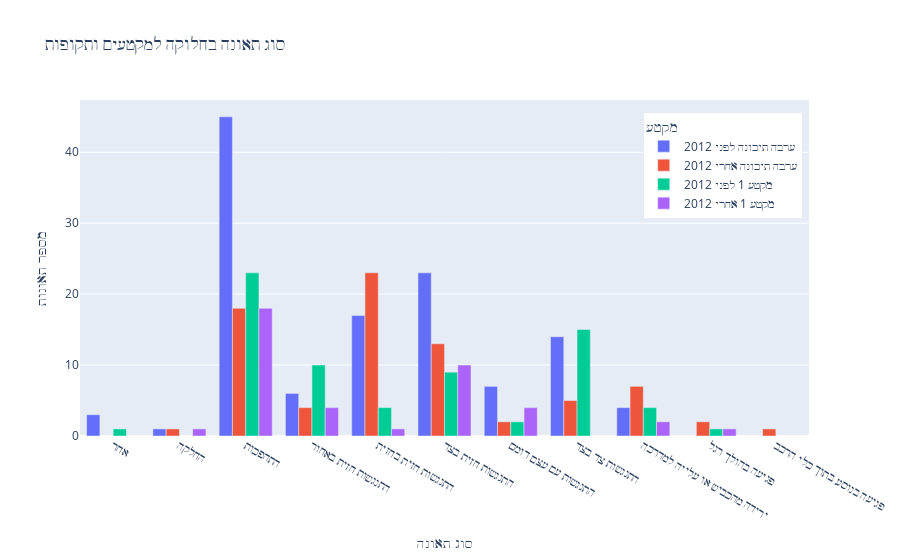

Source (notebook cell):
### Code cell
fig = (
    df_90.replace({'section_time':{
            'not_extended_before_2012': 'ערבה תיכונה לפני 2012',
            'not_extended_after_2012': 'ערבה תיכונה אחרי 2012',
            'phase_1_before_2012': 'מקטע 1 לפני 2012',
            'phase_1_after_2012': 'מקטע 1 אחרי 2012'
    }})
    >> filter(_.part!='phase_2')
    >> group_by(_.section_time)
    >> count(_.accident_type)
    >> pipe(lambda x: px.bar(x, x='accident_type', y='n', color='section_time', barmode='group',
        title='סוג תאונה בחלוקה למקטעים ותקופות', labels={'accident_type':'סוג תאונה', 'n': 'מספר תאונות',
        'section_time': 'מקטע'},
        category_orders={'section_time': ['ערבה תיכונה לפני 2012', 'ערבה תיכונה אחרי 2012', 'מקטע 1 לפני 2012', 'מקטע 1 אחרי 2012']}),
        )
)

fig.update_layout(
    legend=dict(
        yanchor='top',
        y=0.96,
        xanchor='right',
        x=0.99
    )
)
fig.show()

### Figure 1 — Plotly figure (JSON) as saved in the notebook; plotly's stock layout.template omitted (floating-point values rounded to 4 significant figures)
{"data": [{"alignmentgroup": "True", "hovertemplate": "מקטע=ערבה תיכונה לפני 2012<br>סוג תאונה=%{x}<br>מספר תאונות=%{y}<extra></extra>", "legendgroup": "ערבה תיכונה לפני 2012", "marker": {"color": "#636efa", "pattern": {"shape": ""}}, "name": "ערבה תיכונה לפני 2012", "offsetgroup": "ערבה תיכונה לפני 2012", "orientation": "v", "showlegend": true, "textposition": "auto", "type": "bar", "x": ["אחר", "החלקה", "התהפכות", "התנגשות חזית באחור", "התנגשות חזית בחזית", "התנגשות חזית בצד", "התנגשות עם עצם דומם", "התנגשות צד בצד", "ירידה מהכביש או עלייה למדרכה"], "xaxis": "x", "y": [3, 1, 45, 6, 17, 23, 7, 14, 4], "yaxis": "y"}, {"alignmentgroup": "True", "hovertemplate": "מקטע=ערבה תיכונה אחרי 2012<br>סוג תאונה=%{x}<br>מספר תאונות=%{y}<extra></extra>", "legendgroup": "ערבה תיכונה אחרי 2012", "marker": {"color": "#EF553B", "pattern": {"shape": ""}}, "name": "ערבה תיכונה אחרי 2012", "offsetgroup": "ערבה תיכונה אחרי 2012", "orientation": "v", "showlegend": true, "textposition": "auto", "type": "bar", "x": ["החלקה", "התהפכות", "התנגשות חזית באחור", "התנגשות חזית בחזית", "התנגשות חזית בצד", "התנגשות עם עצם דומם", "התנגשות צד בצד", "ירידה מהכביש או עלייה למדרכה", "פגיעה בהולך רגל", "פגיעה בנוסע בתוך כלי הרכב"], "xaxis": "x", "y": [1, 18, 4, 23, 13, 2, 5, 7, 2, 1], "yaxis": "y"}, {"alignmentgroup": "True", "hovertemplate": "מקטע=מקטע 1 לפני 2012<br>סוג תאונה=%{x}<br>מספר תאונות=%{y}<extra></extra>", "legendgroup": "מקטע 1 לפני 2012", "marker": {"color": "#00cc96", "pattern": {"shape": ""}}, "name": "מקטע 1 לפני 2012", "offsetgroup": "מקטע 1 לפני 2012", "orientation": "v", "showlegend": true, "textposition": "auto", "type": "bar", "x": ["אחר", "התהפכות", "התנגשות חזית באחור", "התנגשות חזית בחזית", "התנגשות חזית בצד", "התנגשות עם עצם דומם", "התנגשות צד בצד", "ירידה מהכביש או עלייה למדרכה", "פגיעה בהולך רגל"], "xaxis": "x", "y": [1, 23, 10, 4, 9, 2, 15, 4, 1], "yaxis": "y"}, {"alignmentgroup": "True", "hovertemplate": "מקטע=מקטע 1 אחרי 2012<br>סוג תאונה=%{x}<br>מספר תאונות=%{y}<extra></extra>", "legendgroup": "מקטע 1 אחרי 2012", "marker": {"color": "#ab63fa", "pattern": {"shape": ""}}, "name": "מקטע 1 אחרי 2012", "offsetgroup": "מקטע 1 אחרי 2012", "orientation": "v", "showlegend": true, "textposition": "auto", "type": "bar", "x": ["החלקה", "התהפכות", "התנגשות חזית באחור", "התנגשות חזית בחזית", "התנגשות חזית בצד", "התנגשות עם עצם דומם", "ירידה מהכביש או עלייה למדרכה", "פגיעה בהולך רגל"], "xaxis": "x", "y": [1, 18, 4, 1, 10, 4, 2, 1], "yaxis": "y"}], "layout": {"barmode": "group", "legend": {"title": {"text": "מקטע"}, "tracegroupgap": 0, "x": 0.99, "xanchor": "right", "y": 0.96, "yanchor": "top"}, "title": {"text": "סוג תאונה בחלוקה למקטעים ותקופות"}, "xaxis": {"anchor": "y", "domain": [0, 1], "title": {"text": "סוג תאונה"}}, "yaxis": {"anchor": "x", "domain": [0, 1], "title": {"text": "מספר תאונות"}}}}
